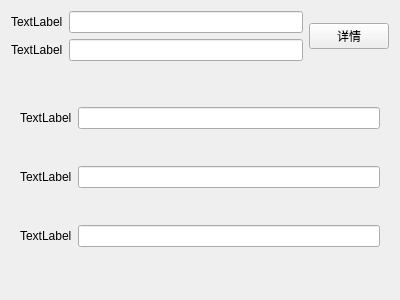
<?xml version="1.0" encoding="UTF-8"?>
<ui version="4.0">
 <class>Form</class>
 <widget class="QWidget" name="Form">
  <property name="geometry">
   <rect>
    <x>0</x>
    <y>0</y>
    <width>400</width>
    <height>300</height>
   </rect>
  </property>
  <property name="windowTitle">
   <string>Form</string>
  </property>
  <layout class="QHBoxLayout" name="horizontalLayout_3">
   <item>
    <layout class="QVBoxLayout" name="verticalLayout">
     <item>
      <layout class="QHBoxLayout" name="horizontalLayout">
       <item>
        <layout class="QGridLayout" name="gridLayout_2">
         <item row="0" column="0">
          <widget class="QLabel" name="label_5">
           <property name="text">
            <string>TextLabel</string>
           </property>
          </widget>
         </item>
         <item row="0" column="1">
          <widget class="QLineEdit" name="lineEdit_4"/>
         </item>
         <item row="1" column="0">
          <widget class="QLabel" name="label_4">
           <property name="text">
            <string>TextLabel</string>
           </property>
          </widget>
         </item>
         <item row="1" column="1">
          <widget class="QLineEdit" name="lineEdit_5"/>
         </item>
        </layout>
       </item>
       <item>
        <widget class="QPushButton" name="pushButton">
         <property name="text">
          <string>详情</string>
         </property>
        </widget>
       </item>
      </layout>
     </item>
     <item>
      <widget class="QWidget" name="widget" native="true">
       <layout class="QHBoxLayout" name="horizontalLayout_2">
        <item>
         <layout class="QGridLayout" name="gridLayout">
          <item row="0" column="0">
           <widget class="QLabel" name="label">
            <property name="text">
             <string>TextLabel</string>
            </property>
           </widget>
          </item>
          <item row="0" column="1">
           <widget class="QLineEdit" name="lineEdit"/>
          </item>
          <item row="1" column="0">
           <widget class="QLabel" name="label_2">
            <property name="text">
             <string>TextLabel</string>
            </property>
           </widget>
          </item>
          <item row="1" column="1">
           <widget class="QLineEdit" name="lineEdit_2"/>
          </item>
          <item row="2" column="0">
           <widget class="QLabel" name="label_3">
            <property name="text">
             <string>TextLabel</string>
            </property>
           </widget>
          </item>
          <item row="2" column="1">
           <widget class="QLineEdit" name="lineEdit_3"/>
          </item>
         </layout>
        </item>
       </layout>
      </widget>
     </item>
    </layout>
   </item>
  </layout>
 </widget>
 <resources/>
 <connections/>
</ui>
